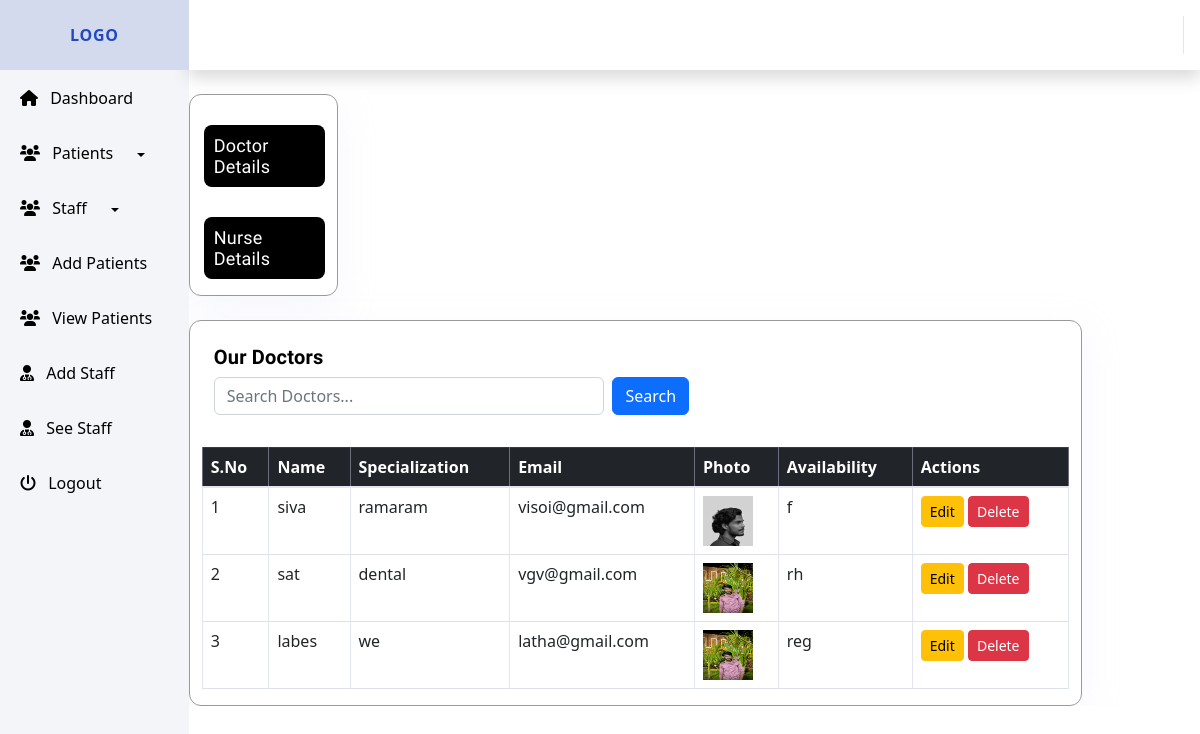
Page /edit.php on the committed database.
### tables this page shows
CREATE TABLE `doctors` (
  `id` int(11) NOT NULL,
  `name` varchar(100) DEFAULT NULL,
  `specialization` varchar(100) DEFAULT NULL,
  `contact` varchar(15) DEFAULT NULL,
  `email` varchar(100) DEFAULT NULL,
  `availability_schedule` text DEFAULT NULL,
  `created_at` timestamp NOT NULL DEFAULT current_timestamp(),
  `photo` varchar(255) DEFAULT NULL,
  `status` tinyint(1) DEFAULT 1,
  `serial_number` int(11) DEFAULT NULL
);

### edit.php (the view, shortened to what this page needs)
<div id="wrapper">
    <?php
    include "includes/sidebar.php";
    include "includes/header.php";
    include "config/db.php";
    $doctorSearchQuery = isset($_POST['doctor_search']) ? trim($_POST['doctor_search']) : '';
    $activeTab = $_POST['active_tab'] ?? 'adddoctor';
    try {
        $doctorsQuery = "SELECT * FROM doctors WHERE status = 1";
        $stmt = $pdo->prepare($doctorsQuery);
        $stmt->execute();
        $doctorsResult = $stmt->fetchAll();
    } catch (PDOException $e) {
        die("Error fetching doctors: " . $e->getMessage());
    }
    ?>
    <div id="content-wrapper" class="d-flex flex-column bg-white">
        <div id="content">
            <div class="container branch_container">
                <div class="row">
                    <div class="col-md-4 col-lg-2 ul_border mb-4">
                        <ul class="ul_style">
                            <li id="adddoctor" class=" add_staff_list_detils open_table<?= $activeTab === 'adddoctor' ? 'active' : ''; ?>">Doctor Details</li>
                            <li id="addnurse" class="add_staff_list_detils open_table <?= $activeTab === 'addnurse' ? 'active' : ''; ?>">Nurse Details</li>
                        </ul>
                    </div>
                    <div class="col-md-11 col-lg-12 ul_border">
                        <div id="adddoctorTable" class="table-container <?= $activeTab === 'adddoctor' ? 'active' : ''; ?>">
                            <div class="container">
                                <form method="POST" action="">
                                    <div class="row d-flex flex-row justify-content-between pt-4 pb-3">
                                        <div>
                                            <h6 class="staff_dtls">Our Doctors</h6>
                                        </div>
                                        <div class="d-flex">
                                            <input type="text" name="doctor_search" class="form-control"
                                                placeholder="Search Doctors..."
                                                value="<?= htmlspecialchars($doctorSearchQuery); ?>">
                                            <button type="submit" class="btn btn-primary ms-2">Search</button>
                                        </div>
                                    </div>
                                </form>
                            </div>
                            <table class="table table-bordered">
                                <thead class="table-dark">
                                    <tr>
                                        <th>S.No</th>
                                        <th>Name</th>
                                        <th>Specialization</th>
                                        <th>Email</th>
                                        <th>Photo</th>
                                        <th>Availability</th>
                                        <th>Actions</th>
                                    </tr>
                                </thead>
                                <tbody>
                                    <?php if (!empty($doctorsResult)): ?>
                                        <?php $serial = 1; ?>
                                        <?php foreach ($doctorsResult as $row): ?>
                                            <tr>
                                                <td><?= $serial++; ?></td>
                                                <td><?= htmlspecialchars($row['name']); ?></td>
                                                <td><?= htmlspecialchars($row['specialization']); ?></td>
                                                <td><?= htmlspecialchars($row['email']); ?></td>
                                                <td>
                                                    <?php if (!empty($row['photo'])): ?>
                                                        <img src="assets/uploads/doctors/<?= htmlspecialchars($row['photo']); ?>"
                                                            alt="Photo" width="50" height="50">
                                                    <?php else: ?>
                                                        <span>No photo available</span>
                                                    <?php endif; ?>
                                                </td>
                                                <td><?= htmlspecialchars($row['availability_schedule']); ?></td>
                                                <td>
                                                    <a href="edit_staff.php?id=<?= $row['id']; ?>&type=doctor"
                                                        class="btn btn-warning btn-sm">Edit</a>
                                                    <a href="delete_staff.php?id=<?= $row['id']; ?>&type=doctor"
                                                        class="btn btn-danger btn-sm"
                                                        onclick="return confirm('Are you sure you want to delete this doctor?')">Delete</a>
                                                </td>
                                            </tr>
                                        <?php endforeach; ?>
                                    <?php else: ?>
                                        <tr>
                                            <td colspan="7" class="text-center">No doctors found</td>
                                        </tr>
                                    <?php endif; ?>
                                </tbody>
                            </table>
                        </div>
                    </div>
                </div>
            </div>
        </div>
    </div>
</div>

### assets/css/style.css (style rules this page uses)
.table-container { display: none; }
.table-container.active { display: block; }

### rows in the picture
doctors: name "siva", specialization "ramaram", email "visoi@gmail.com", photo (picture), availability_schedule "f"
doctors: name "sat", specialization "dental", email "vgv@gmail.com", photo (picture), availability_schedule "rh"
doctors: name "labes", specialization "we", email "latha@gmail.com", photo (picture), availability_schedule "reg"
